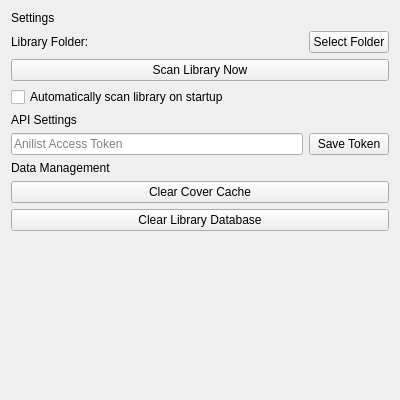
<?xml version="1.0" encoding="UTF-8"?>
<ui version="4.0">
 <class>Form</class>
 <widget class="QWidget" name="Form">
  <property name="geometry">
   <rect>
    <x>0</x>
    <y>0</y>
    <width>400</width>
    <height>400</height>
   </rect>
  </property>
  <property name="windowTitle">
   <string>Form</string>
  </property>
  <layout class="QVBoxLayout" name="verticalLayout">
   <item>
    <widget class="QLabel" name="title_label">
     <property name="text">
      <string>Settings</string>
     </property>
    </widget>
   </item>
   <item>
    <layout class="QHBoxLayout" name="path_layout">
     <item>
      <widget class="QLabel" name="path_label">
       <property name="text">
        <string>Library Folder:</string>
       </property>
      </widget>
     </item>
     <item>
      <spacer name="horizontalSpacer">
       <property name="orientation">
        <enum>Qt::Horizontal</enum>
       </property>
       <property name="sizeHint" stdset="0">
        <size>
         <width>40</width>
         <height>20</height>
        </size>
       </property>
      </spacer>
     </item>
     <item>
      <widget class="QPushButton" name="btn_select_folder">
       <property name="text">
        <string>Select Folder</string>
       </property>
      </widget>
     </item>
    </layout>
   </item>
   <item>
    <widget class="QPushButton" name="btn_scan">
     <property name="text">
      <string>Scan Library Now</string>
     </property>
    </widget>
   </item>
   <item>
    <widget class="QCheckBox" name="chk_auto_scan">
     <property name="text">
      <string>Automatically scan library on startup</string>
     </property>
    </widget>
   </item>
   <item>
    <widget class="QLabel" name="api_label">
     <property name="text">
      <string>API Settings</string>
     </property>
    </widget>
   </item>
   <item>
    <layout class="QHBoxLayout" name="token_layout">
     <item>
      <widget class="QLineEdit" name="token_input">
       <property name="placeholderText">
        <string>Anilist Access Token</string>
       </property>
       <property name="echoMode">
        <enum>QLineEdit::Password</enum>
       </property>
      </widget>
     </item>
     <item>
      <widget class="QPushButton" name="btn_save_token">
       <property name="text">
        <string>Save Token</string>
       </property>
      </widget>
     </item>
    </layout>
   </item>
   <item>
    <widget class="QLabel" name="data_label">
     <property name="text">
      <string>Data Management</string>
     </property>
    </widget>
   </item>
   <item>
    <widget class="QPushButton" name="btn_clear_covers">
     <property name="text">
      <string>Clear Cover Cache</string>
     </property>
    </widget>
   </item>
   <item>
    <widget class="QPushButton" name="btn_clear_db">
     <property name="text">
      <string>Clear Library Database</string>
     </property>
    </widget>
   </item>
   <item>
    <spacer name="verticalSpacer">
     <property name="orientation">
      <enum>Qt::Vertical</enum>
     </property>
     <property name="sizeHint" stdset="0">
      <size>
       <width>20</width>
       <height>40</height>
      </size>
     </property>
    </spacer>
   </item>
  </layout>
 </widget>
 <resources/>
 <connections/>
</ui>
